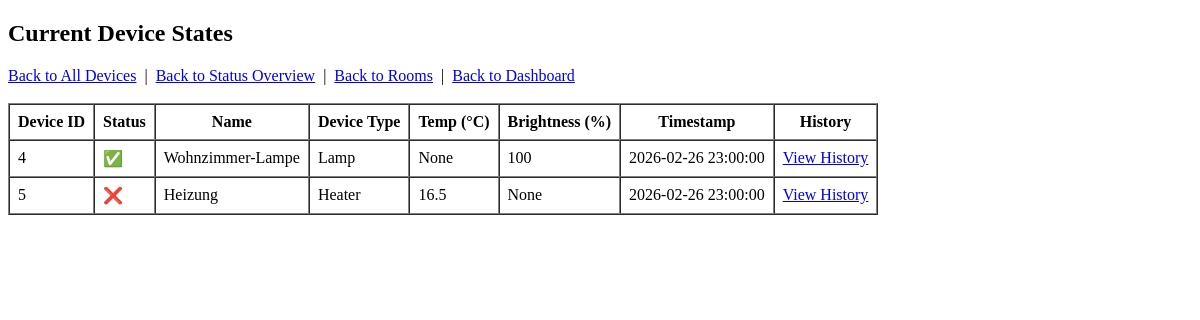
The page /status/events/all_devices on the database as committed earlier.
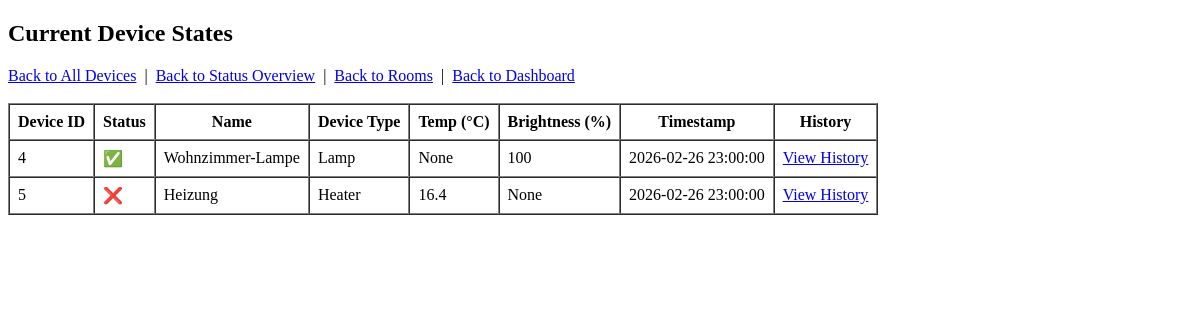
The same page on the database as committed later.
### tables this page shows
CREATE TABLE device_event_log (
    event_id   INTEGER PRIMARY KEY AUTOINCREMENT,
    device_id INTEGER,
    device_name TEXT NOT NULL DEFAULT '',
    device_type TEXT NOT NULL DEFAULT '',
    device_status BOOLEAN NOT NULL DEFAULT 0,
    event_timestamp TEXT NOT NULL DEFAULT '',
    temp_value INTEGER,
    brightness_value INTEGER,
    FOREIGN KEY (device_id) REFERENCES devices(device_id),
    FOREIGN KEY (device_name) REFERENCES devices(device_name),
    FOREIGN KEY (device_status) REFERENCES devices(device_status),
    FOREIGN KEY (device_type) REFERENCES devices(device_type)
);

### status_api.py (the view)
@router.get("/events/all_devices", response_class=HTMLResponse)
async def get_all_devices(request: Request):
    print(f"[DEBUG] Route /status/events/all_devices wurde aufgerufen")
    conn, curs = get_db()
    try:
        curs.execute("""
            SELECT *
            FROM device_event_log d
            WHERE event_id = (
                SELECT MAX(event_id) FROM device_event_log WHERE device_id = d.device_id
            )
            ORDER BY device_id
        """)
        events = curs.fetchall()
        print(f"[DEBUG] {len(events)} Events gefunden")
    except sqlite3.OperationalError as e:
        print(f"[DEBUG] SQL Error: {e}")
        events = []
    finally:
        conn.close()
    if not events:
        return RedirectResponse("/list", status_code=303)
    return templates.TemplateResponse(
        "status/all/devices.html",
        {"request": request, "events": events}
    )

### templates/status/all/devices.html (shortened to what this page needs)
<!DOCTYPE html>
<html>
<head>
</head>
<body>
<h2>Current Device States</h2>
<a href="/status/events/all_devices">Back to All Devices</a>
&nbsp;|&nbsp;
<a href="/status/events">Back to Status Overview</a>
&nbsp;|&nbsp;
<a href="/list">Back to Rooms</a>
&nbsp;|&nbsp;
<a href="/dashboard">Back to Dashboard</a>
<br>
<br>
{% if events %}
<table border="1" cellpadding="8" cellspacing="0">
    <thead>
        <tr>
            <th>Device ID</th>
            <th>Status</th>
            <th>Name</th>
            <th>Device Type</th>
            <th>Temp (°C)</th>
            <th>Brightness (%)</th>
            <th>Timestamp</th>
            <th>History</th>
        </tr>
    </thead>
    <tbody>
        {% for e in events %}
        <tr>
            <td>{{ e["device_id"] }}</td>
            <td>{{ "✅" if e["device_status"] else "❌" }}</td>
            <td>{{ e["device_name"] }}</td>
            <td>{{ e["device_type"] }}</td>
            <td>{{ e["temp_value"] }}</td>
            <td>{{ e["brightness_value"] }}</td>
            <td>{{ e["event_timestamp"] }}</td>
            <td><a href="/status/events/device/history/{{ e['device_id'] }}">View History</a></td>
        </tr>
        {% endfor %}
    </tbody>
</table>
{% else %}
<p>No events found.</p>
{% endif %}
</body>
</html>

Rows that differ between the two databases and show on the page:
removed device_event_log: device_id "5", device_status "❌", device_name "Heizung", device_type "Heater", temp_value "16.5", brightness_value "None", event_timestamp "2026-02-26 23:00:00"
added device_event_log: device_id "5", device_status "❌", device_name "Heizung", device_type "Heater", temp_value "16.4", brightness_value "None", event_timestamp "2026-02-26 23:00:00"
